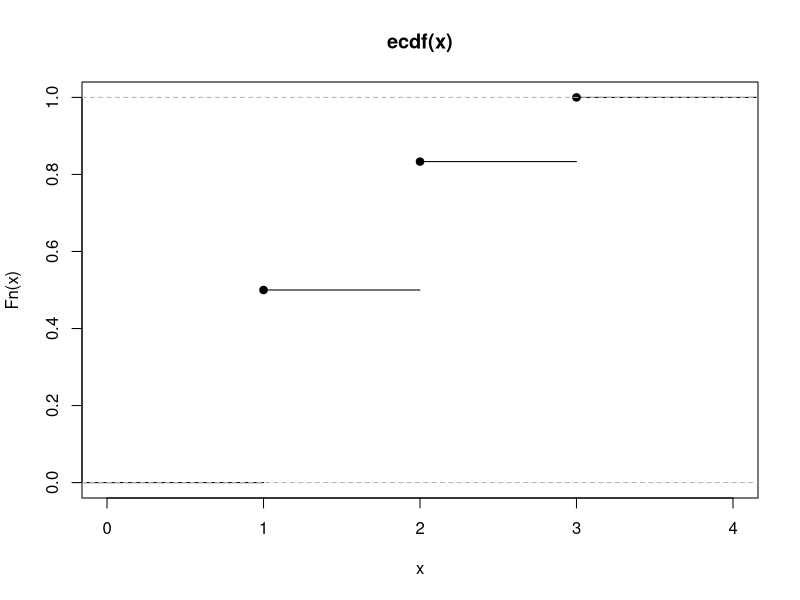
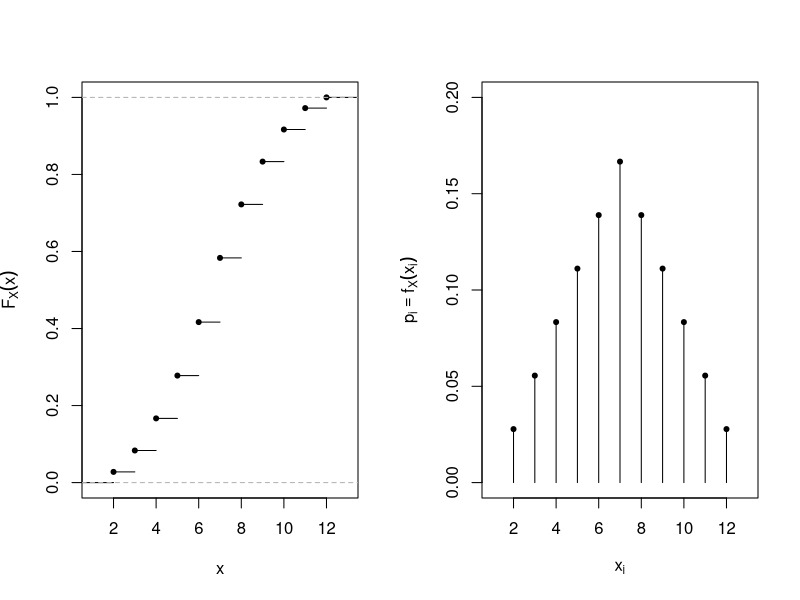
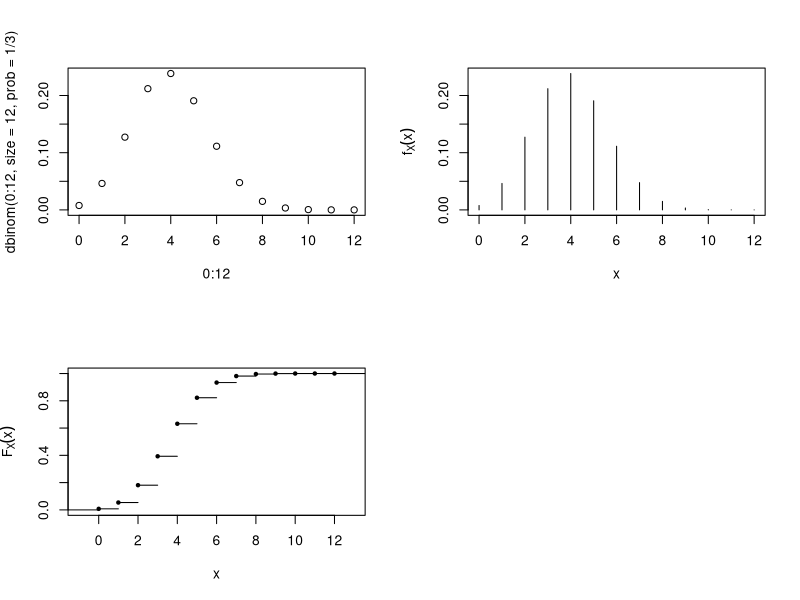

Source code (R) for these figures, in order: (Note: this script raises an error after producing the figures.)
## ---- chunk 1
knitr::opts_chunk$set(echo = TRUE)
## ---- chunk 2
pnorm(0)
pnorm(0, mean = 4, sd = 4) #in R, one uses sd and not the variance as the parameter
pnorm(0, 4, 4)

qnorm(0.5)
qnorm(0.999)

pbinom(q = 0, size = 2, prob = 0.5)

dbinom(x = 1, size = 2, prob = 0.8)
## ---- chunk 3
outer(1:6,1:6,"+")
outer(1:6,1:6)
outer(1:6,1:6,"/")
## ---- chunk 4
plot.ecdf(c(1,1,1,2,2,3))
## ---- chunk 5
par( mfrow=c(1, 2))
plot.ecdf( outer(1:6, 1:6, "+"),     # generating all possible outcomes
           ylab=bquote(F[X](x)), main='', pch=20)  # `bquote` for subscripts
x <- 2:12               #  possible outcomes
p <- c(1:6, 5:1)/36     #  corresponding probabilities
plot( x, p, type='h', xlim=c(1,13), ylim=c(0, .2),
     xlab=bquote(x[i]), ylab=bquote(p[i]==f[X](x[i])))
points( x, p, pch = 20) # adding points for clarity
## ---- chunk 6
par( mfrow=c(2, 2))

plot( 0:12, dbinom(0:12, size=12, prob=1/3)) # the easiest version

plot( 0:12, dbinom(0:12, size=12, prob=1/3), type='h',
      xlab='x', ylab=bquote(f[X](x)))  

# or a bit more elegant and a bit more complex
plot( stepfun( 0:12, pbinom(-1:12, size=12, prob=1/3)), 
           ylab=bquote(F[X](x)), verticals=FALSE,  main='', pch=20)

set.seed( 14)     # same results if the following lines are evaluated again
print( x10 = rbinom(10, size=12, prob=1/3 ))    # printing the 10 draws
barplot( table( factor(x10, levels=0:12)))       # barplot of the 10 draws
x100 <- rbinom(100, size=12, prob=1/3 )          # 100 draws
barplot( table( factor(x100, levels=0:12))/100)  # frequency barplot 
sum(x100==5)                     # how many times five face cards?
## alternative way for the cdf:
# plot( c(-.5,0,1,1.5), c(0,0,1,1), type='l', xlab='x', ylab=bquote(F[X](x)))
## ---- chunk 7
mag4 <- c(2,0,0,2,5,0,1,4,1,2,1,3,3,2,2,3,0,0,3,1,2,2,2,4,3) # data
hist( mag4, breaks=seq(-0.5, to=10), prob=TRUE, main="", col='gray')
points( 0:10, dpois(0:10, lambda=2), pch=19, col=4)  # pmf of X~Pois(2)
## ---- chunk 8
par( mfrow=c(1, 2))
plot( c(-0.5, 0, NA, 0, 1, NA, 1, 1.5), c(0, 0, NA, 1, 1, NA, 0, 0),  
      type='l', xlab='x', ylab=bquote(f[X](x)))  
# curve(dunif( x), -0.5, 1.5) # does not emphasize the discontinuity!!
curve(punif( x), -0.5, 1.5)
## alternative way for the cdf:
# plot( c(-.5,0,1,1.5), c(0,0,1,1), type='l', xlab='x', ylab=bquote(F[X](x)))
## ---- chunk 9
adens <- function( x, y, ...) {
	polygon(c(x[1], x, x[length(x)]), c(0,y,0),..., border=NA)
}

par( mfcol=c(1,2), mai=c(.3,.1,.1,.1), cex=.75)
h <- seq( -3.5, 3.5, l=100)
col <- c( rgb(1,0,0,1), rgb(0,1,0,1), rgb(0,0,1,1))
plot( h, dnorm(h), type='l', xlab='', ylab='', yaxt='n', xlim=c(-3.2, 3.2))
adens( h[h< 2],  dnorm( h[h< 2]), col=col[1], density=30) 
adens( h[h< 1],  dnorm( h[h< 1]), col=col[2], density=35, angle=90) 
adens( h[h< 0],  dnorm( h[h< 0]), col=col[3], density=20, angle=-45) 
text(3.1, .37, "P(Z<0)=50.0%", col=col[3], adj=1)
text(3.1, .32, "P(Z<1)=84.1%", col=col[2], adj=1)
text(3.1, .27, "P(Z<2)=97.7%", col=col[1], adj=1)
round( pnorm(0:2),3)

plot( h, dnorm(h), type='l', xlab='', ylab='', yaxt='n', xlim=c(-3.2, 3.2))
adens( h[h< 3 & h > -3],  dnorm( h[h< 3 & h> -3]), col=col[1], density=30) 
adens( h[h< 2 & h > -2],  dnorm( h[h< 2 & h> -2]), col=col[2], density=35, angle=90) 
adens( h[h< 1 & h > -1],  dnorm( h[h< 1 & h> -1]), col=col[3], density=20, angle=-45) 
text(3.2, .37, "P(-1<Z<1)=68.3%", col=col[3], adj=1)
text(3.2, .32, "P(-2<Z<2)=95.4%", col=col[2], adj=1)
text(3.2, .27, "P(-3<Z<3)=99.7%", col=col[1], adj=1)
round( pnorm(1:3)-pnorm(-1:-3),3)
